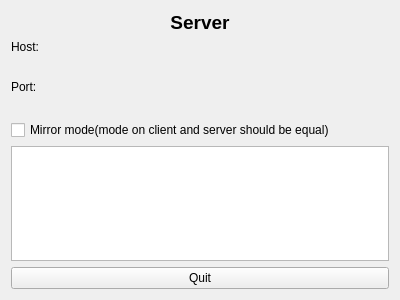
<?xml version="1.0" encoding="UTF-8"?>
<ui version="4.0">
 <class>Server</class>
 <widget class="QWidget" name="Server">
  <property name="geometry">
   <rect>
    <x>0</x>
    <y>0</y>
    <width>400</width>
    <height>300</height>
   </rect>
  </property>
  <property name="windowTitle">
   <string>Server</string>
  </property>
  <layout class="QVBoxLayout" name="verticalLayout" stretch="1,1,1,1,1,1,0,1">
   <item>
    <widget class="QLabel" name="label_3">
     <property name="font">
      <font>
       <pointsize>14</pointsize>
       <weight>75</weight>
       <italic>false</italic>
       <bold>true</bold>
      </font>
     </property>
     <property name="text">
      <string>Server</string>
     </property>
     <property name="alignment">
      <set>Qt::AlignCenter</set>
     </property>
    </widget>
   </item>
   <item>
    <widget class="QLabel" name="label">
     <property name="text">
      <string>Host:</string>
     </property>
    </widget>
   </item>
   <item>
    <widget class="QLabel" name="hostLabel">
     <property name="text">
      <string/>
     </property>
    </widget>
   </item>
   <item>
    <widget class="QLabel" name="label_2">
     <property name="text">
      <string>Port:</string>
     </property>
    </widget>
   </item>
   <item>
    <widget class="QLabel" name="portLabel">
     <property name="text">
      <string/>
     </property>
    </widget>
   </item>
   <item>
    <widget class="QCheckBox" name="checkBox">
     <property name="text">
      <string>Mirror mode(mode on client and server should be equal)</string>
     </property>
    </widget>
   </item>
   <item>
    <widget class="QPlainTextEdit" name="plainTextEdit">
     <property name="enabled">
      <bool>true</bool>
     </property>
     <property name="readOnly">
      <bool>true</bool>
     </property>
    </widget>
   </item>
   <item>
    <widget class="QPushButton" name="quitButton">
     <property name="text">
      <string>Quit</string>
     </property>
    </widget>
   </item>
  </layout>
 </widget>
 <layoutdefault spacing="6" margin="11"/>
 <resources/>
 <connections/>
</ui>
